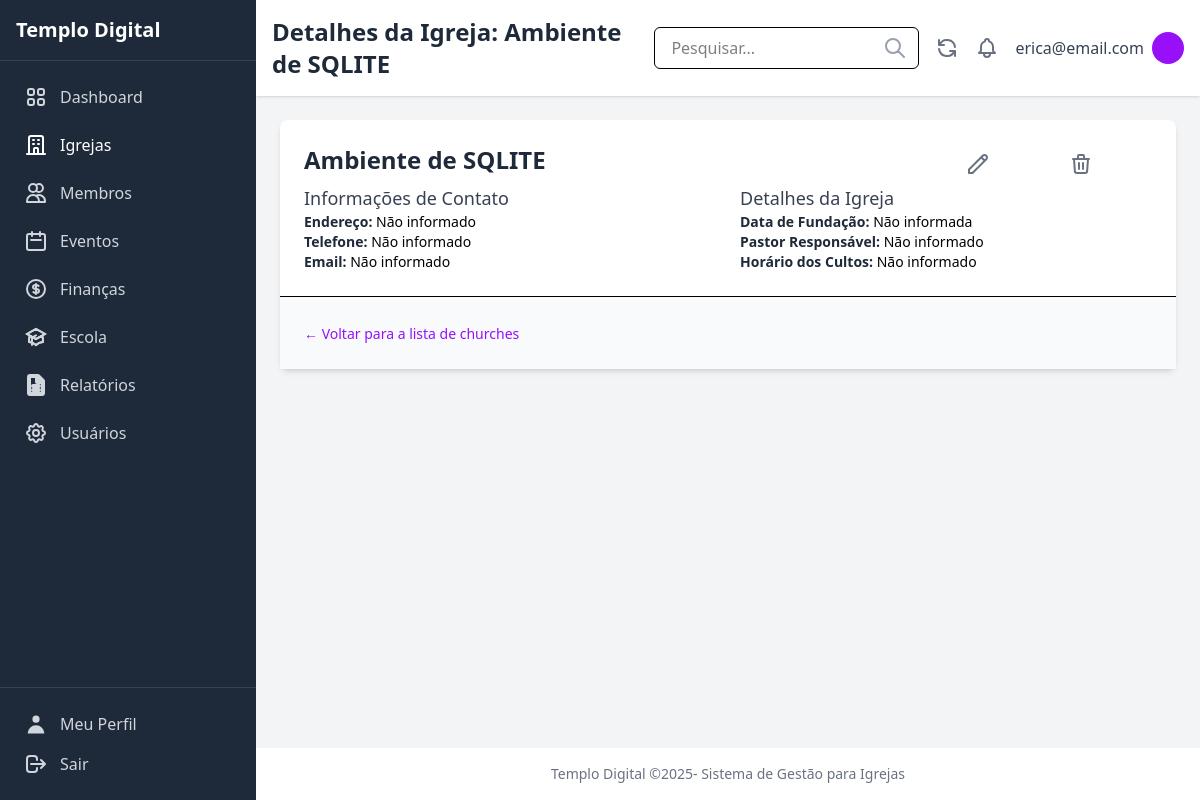
Screenshot of /igrejas/2/ (signed in) with the database file from the repository.
### churches/models.py (models this page shows, shortened)
class Church(models.Model):
    TYPE_CHOICES = [
        ('sede', 'Sede'),
        ('filial', 'Filial'),
    ]
    name = models.CharField(max_length=255, verbose_name="Nome")
    address = models.TextField(blank=True, null=True, verbose_name="Endereço")
    phone = models.CharField(max_length=20, blank=True, null=True, verbose_name="Telefone")
    email = models.EmailField(blank=True, null=True, verbose_name="Email")
    founded_date = models.DateField(blank=True, null=True, verbose_name="Data de Fundação")
    schedule = models.TextField(blank=True, null=True, verbose_name="Horários")
    church_type = models.CharField(max_length=10, choices=TYPE_CHOICES, blank=True, null=True, verbose_name="Tipo")
    description = models.TextField(blank=True, null=True, verbose_name="Descrição")
    created_at = models.DateTimeField(auto_now_add=True, verbose_name="Criado em")
    updated_at = models.DateTimeField(auto_now=True, verbose_name="Atualizado em")
    class Meta:
        verbose_name = "Igreja"
        verbose_name_plural = "Igrejas"
        ordering = ["name"]

### users/models.py (models this page shows, shortened)
class CustomUser(AbstractUser):
    ROLE_CHOICES = [
        ('admin', 'Administrador'),
        ('pastor', 'Pastor'),
        ('secretario', 'Secretário'),
        ('tesoureiro', 'Tesoureiro'),
        ('lider', 'Líder'),
        ('membro', 'Membro'),
    ]
    role = models.CharField(
        _('Função'),
        max_length=20,
        choices=ROLE_CHOICES,
        default='membro',
        help_text=_('Define o nível de permissão do usuário no sistema')
    )
    phone = models.CharField(
        _('Telefone'),
        max_length=20,
        blank=True,
        null=True
    )
    address = models.TextField(
        _('Endereço'),
        blank=True,
        null=True
    )
    profile_image = models.ImageField(
        _('Imagem de Perfil'),
        upload_to='profile_images/',
        blank=True,
        null=True
    )
    class Meta:
        verbose_name = _('Usuário')
        verbose_name_plural = _('Usuários')

### churches/views.py (the view)
# urls.py: path("<int:pk>/", views.ChurchDetailView.as_view(), name="church_detail"),
@method_decorator(login_required, name='dispatch')
class ChurchDetailView(DetailView):
    model = Church
    template_name = 'churches/church_detail.html'
    context_object_name = 'church'
    def get_context_data(self, **kwargs):
        context = super().get_context_data(**kwargs)
        context['active_menu'] = 'churches'
        return context

### churches/templates/churches/church_detail.html (shortened to what this page needs)
{% extends "core/base.html" %}
{% load static %}
{% block page_title %}Detalhes da Igreja: {{ church.name }}{% endblock %}
{% block content %}
<div class="bg-white shadow-md rounded-lg overflow-hidden">
    <div class="p-6">
        <div class="mb-6 flex justify-between items-start">
            <div>
                <h2 class="text-2xl font-semibold text-gray-800">{{ church.name }}</h2>
            </div>
            <div class="flex space-x-2">
                <a href="{% url 'churches:church_edit' church.pk %}" class="px-4 py-2 bg-blue-500 text-white rounded-md hover:bg-blue-600 text-sm flex items-center">
                </a>
                <a href="{% url 'churches:church_delete' church.pk %}" class="px-4 py-2 bg-red-500 text-white rounded-md hover:bg-red-600 text-sm flex items-center">
                </a>
            </div>
        </div>
        <div class="grid grid-cols-1 md:grid-cols-2 gap-6">
            <div>
                <h3 class="text-lg font-medium text-gray-700 mb-2">Informações de Contato</h3>
                <p class="text-sm text-gray-600 mb-1"><strong class="font-medium text-gray-800">Endereço:</strong> {{ church.address|default:"Não informado" }}</p>
                <p class="text-sm text-gray-600 mb-1"><strong class="font-medium text-gray-800">Telefone:</strong> {{ church.phone|default:"Não informado" }}</p>
                <p class="text-sm text-gray-600 mb-1"><strong class="font-medium text-gray-800">Email:</strong> {{ church.email|default:"Não informado" }}</p>
            </div>
            <div>
                <h3 class="text-lg font-medium text-gray-700 mb-2">Detalhes da Igreja</h3>
                <p class="text-sm text-gray-600 mb-1"><strong class="font-medium text-gray-800">Data de Fundação:</strong> {{ church.founded_date|date:"d/m/Y"|default:"Não informada" }}</p>
                <p class="text-sm text-gray-600 mb-1"><strong class="font-medium text-gray-800">Pastor Responsável:</strong> {{ church.pastor_responsavel|default:"Não informado" }}</p>
                <p class="text-sm text-gray-600 mb-1"><strong class="font-medium text-gray-800">Horário dos Cultos:</strong> {{ church.schedule|linebreaksbr|default:"Não informado" }}</p>
            </div>
        </div>
    </div>
    <div class="p-6 border-t border-gray-200 bg-gray-50">
        <a href="{% url 'churches:church_list' %}" class="text-sm text-purple-600 hover:text-purple-800">&larr; Voltar para a lista de churches</a>
    </div>
</div>
{% endblock %}

### core/templates/core/base.html (shortened to what this page needs)
{% load static tailwind_tags %}
<!DOCTYPE html>
<html lang="pt-br">
  <head>
    {% tailwind_css %}
  </head>
  <body class="bg-gray-100 flex min-h-screen">
    {% if user.is_authenticated %}
      <aside class="w-64 bg-gray-800 text-white flex flex-col fixed inset-y-0 left-0">
        <div class="p-4 border-b border-gray-700">
          <h1 class="text-xl font-semibold">Templo Digital</h1>
        </div>
        <nav class="flex-grow p-4">
          <ul class="space-y-2">
            <li>
              <a href="{% url 'dashboard:index' %}"
                class="flex items-center p-2 {% if active_menu == 'dashboard' %}
                  bg-purple-700 text-white
                {% else %}
                  text-gray-300 hover:bg-gray-700 hover:text-white
                {% endif %} rounded-md">
                <span class="ml-3">Dashboard</span>
              </a>
            </li>
            <li>
              <a href="{% url 'churches:church_list' %}"
                class="flex items-center p-2 {% if active_menu == 'churches' %}
                  bg-purple-700 text-white
                {% else %}
                  text-gray-300 hover:bg-gray-700 hover:text-white
                {% endif %} rounded-md">
                <span class="ml-3">Igrejas</span>
              </a>
            </li>
            <li>
              <a href="{% url 'members:member_list' %}"
                class="flex items-center p-2 {% if active_menu == 'members' %}
                  bg-purple-700 text-white
                {% else %}
                  text-gray-300 hover:bg-gray-700 hover:text-white
                {% endif %} rounded-md">
                {% include 'icons/members.html' %}
                <span class="ml-3">Membros</span>
              </a>
            </li>
            <li>
              <a href="{% url 'events:event_list' %}"
                class="flex items-center p-2 {% if active_menu == 'events' %}
                  bg-purple-700 text-white
                {% else %}
                  text-gray-300 hover:bg-gray-700 hover:text-white
                {% endif %} rounded-md">
                {% include 'icons/events.html' %}
                <span class="ml-3">Eventos</span>
              </a>
            </li>
            <li>
              <a href="{% url 'finances:income_list' %}"
                class="flex items-center p-2 {% if active_menu == 'finances' %}
                  bg-purple-700 text-white
                {% else %}
                  text-gray-300 hover:bg-gray-700 hover:text-white
                {% endif %} rounded-md">
                <span class="ml-3">Finanças</span>
              </a>
            </li>
            <li>
              <a href="{% url 'school:school_class_list' %}"
                class="flex items-center p-2 {% if active_menu == 'school' %}
                  bg-purple-700 text-white
                {% else %}
                  text-gray-300 hover:bg-gray-700 hover:text-white
                {% endif %} rounded-md">
                <span class="ml-3">Escola</span>
              </a>
            </li>
            <li>
              <a href="{% url 'reports:index' %}"
                class="flex items-center p-2 {% if active_menu == 'reports' %}
                  bg-purple-700 text-white
                {% else %}
                  text-gray-300 hover:bg-gray-700 hover:text-white
                {% endif %} rounded-md">
                <span class="ml-3">Relatórios</span>
              </a>
            </li>
            {% if user.role == 'admin' %}
              <li>
                <a href="{% url 'users:user_list' %}"
                  class="flex items-center p-2 {% if active_menu == 'users' %}
                    bg-purple-700 text-white
                  {% else %}
                    text-gray-300 hover:bg-gray-700 hover:text-white
                  {% endif %} rounded-md">
                  <span class="ml-3">Usuários</span>
                </a>
              </li>
            {% endif %}
          </ul>
        </nav>
        <div class="p-4 border-t border-gray-700">
          <a href="{% url 'users:profile' %}" class="flex items-center p-2 text-gray-300 hover:bg-gray-700 hover:text-white rounded-md mb-2">
            {% include 'icons/profile.html' %}
            <span class="ml-3">Meu Perfil</span>
          </a>
          <form method="post" action="{% url 'users:logout' %}">
            <span class="flex items-center p-2 text-gray-300 hover:bg-gray-700 hover:text-white rounded-md cursor:pointer">
              <button type="submit"  class="flex items-center w-full">
                {% include 'icons/logout.html' %}
                <span class="ml-3">Sair</span>
              </button>
            </span>
          </form>
        </div>
      </aside>
    {% endif %}
    {% if user.is_authenticated %}
    <div class="flex-1 flex flex-col ml-64">
    {% else %}
    <div class="flex-1 flex flex-col">
    {% endif %}
        {% if user.is_authenticated %}
      <header class="bg-white shadow-sm p-4 flex justify-between items-center">
        <div>
          <h1 class="text-2xl font-semibold text-gray-800">
            {% block page_title %}{% endblock %}
          </h1>
        </div>
        <div class="flex items-center space-x-4">
          <div class="relative">
            <input type="text" placeholder="Pesquisar..." class="px-4 py-2 border rounded-md focus:outline-none focus:ring-2 focus:ring-purple-600" />
            <span class="absolute right-3 top-1/2 transform -translate-y-1/2 text-gray-400">{% include 'icons/pesquisar.html' %}</span>
          </div>
          <button class="text-gray-500 hover:text-gray-700">{% include 'icons/atualizar.html' %}</button>
          <button class="text-gray-500 hover:text-gray-700">{% include 'icons/notificacoes.html' %}</button>
          <div class="flex items-center space-x-2">
            <span class="text-gray-700">{{ user.get_full_name|default:user.username }}</span>
            {% if user.profile_image %}
              <img src="{{ user.profile_image.url }}" alt="User Avatar" class="w-8 h-8 rounded-full" />
            {% else %}
              <div class="w-8 h-8 rounded-full bg-purple-600 flex items-center justify-center text-white">{{ user.first_name|first|upper }}{{ user.last_name|first|upper }}</div>
            {% endif %}
          </div>
        </div>
      </header>
        {% endif %}
      <main class="flex-grow p-6">
        {% block content %}{% endblock %}
      </main>
      {% if user.is_authenticated %}
      <footer class="bg-white text-center p-4 text-sm text-gray-500 mt-auto">
        <p>
          Templo Digital ©{% now 'Y' %}- Sistema de Gestão para Igrejas
        </p>
      </footer>
        {% endif %}
    </div>
  </body>
</html>

### rows the page displays
Church: name "Ambiente de SQLITE", address "Não informado", phone "Não informado", email "Não informado", founded_date "Não informada", schedule "Não informado"
CustomUser: get_full_name "erica@email.com"

### other values shown
{{ church.pastor_responsavel|default:"Não informado" }} "Não informado"
